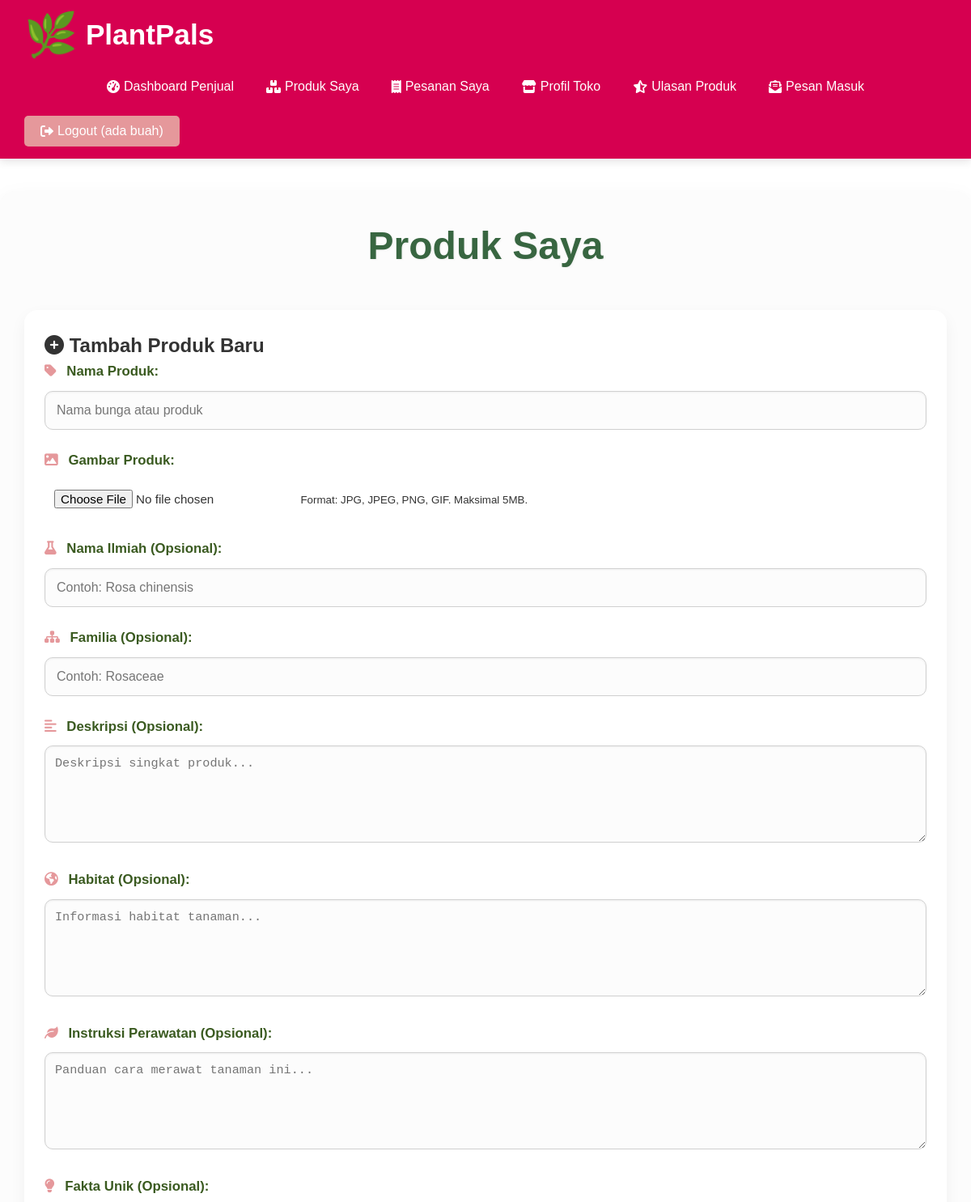
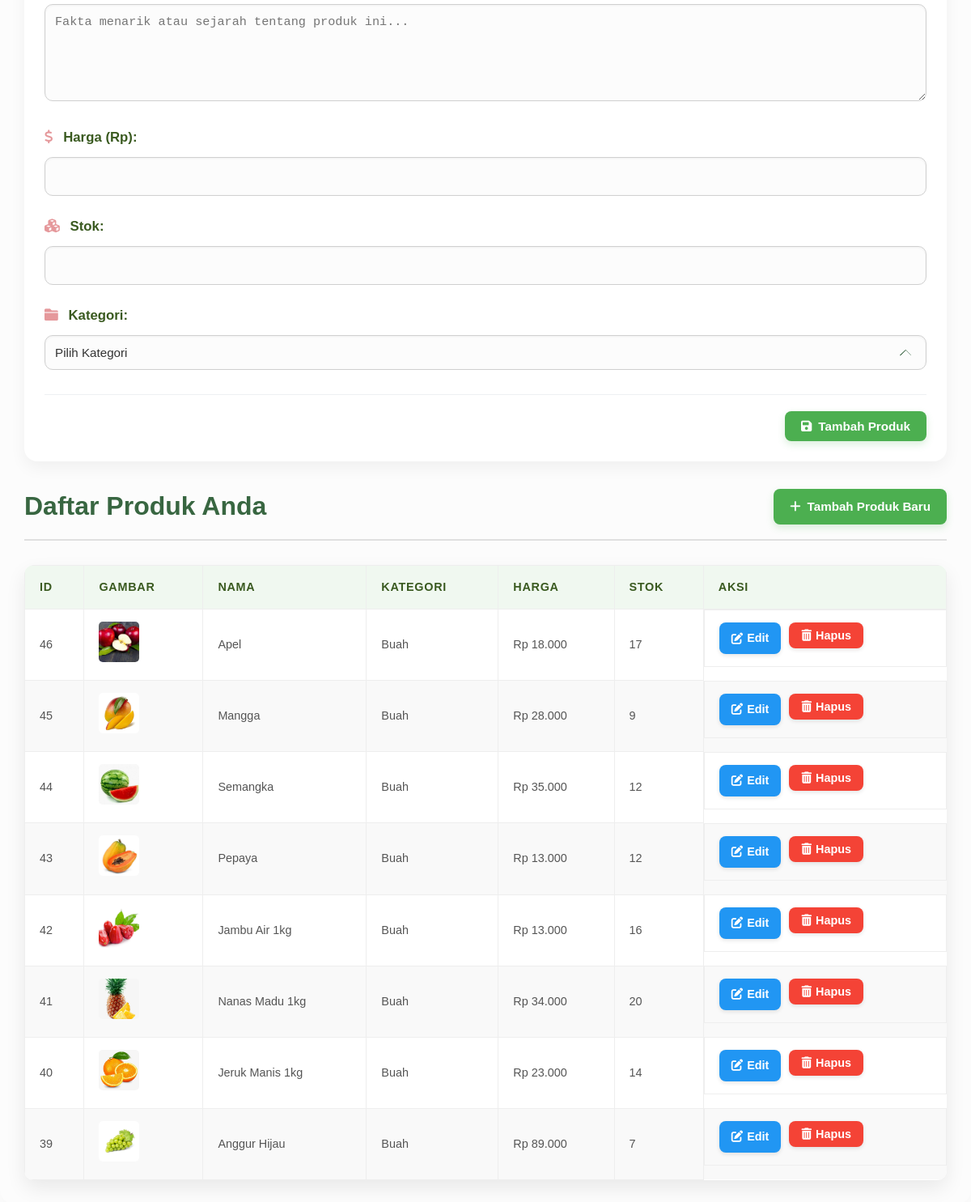
The app's page /seller/products.php (signed in) with its own data (2 pictures, top to bottom).
### tables this page shows
CREATE TABLE `products` (
  `id` int(11) NOT NULL,
  `name` varchar(100) NOT NULL,
  `img` varchar(255) DEFAULT NULL,
  `scientific_name` varchar(100) DEFAULT NULL,
  `family` varchar(100) DEFAULT NULL,
  `description` text DEFAULT NULL,
  `habitat` text DEFAULT NULL,
  `care_instructions` text DEFAULT NULL,
  `unique_fact` text DEFAULT NULL,
  `price` decimal(10,2) NOT NULL,
  `stock` int(11) NOT NULL DEFAULT 0,
  `seller_id` int(11) DEFAULT NULL,
  `category_id` int(11) DEFAULT NULL,
  `created_at` timestamp NOT NULL DEFAULT current_timestamp(),
  `updated_at` timestamp NOT NULL DEFAULT current_timestamp() ON UPDATE current_timestamp()
);

CREATE TABLE `categories` (
  `id` int(11) NOT NULL,
  `name` varchar(255) NOT NULL,
  `description` text DEFAULT NULL,
  `created_at` timestamp NOT NULL DEFAULT current_timestamp()
);

### seller/products.php (the view, shortened to what this page needs)
<?php
require_once ROOT_PATH . 'config.php';
$seller_id = $_SESSION['id'];
$product_to_edit = null;
$products = [];
$sql = "SELECT p.*, c.name as category_name FROM products p LEFT JOIN categories c ON p.category_id = c.id WHERE p.seller_id = ? ORDER BY p.id DESC";
if ($stmt = mysqli_prepare($conn, $sql)) {
    mysqli_stmt_bind_param($stmt, "i", $seller_id);
    mysqli_stmt_execute($stmt);
    $result = mysqli_stmt_get_result($stmt);
    while ($row = mysqli_fetch_assoc($result)) {
        $products[] = $row;
    }
}
?>
<?php require_once ROOT_PATH . 'includes' . DIRECTORY_SEPARATOR . 'header.php'; ?>
    <h1>Produk Saya</h1>
    <div class="product-form-container card-panel">
        <h2><?php echo $product_to_edit ? '<i class="fas fa-edit"></i> Edit Produk' : '<i class="fas fa-plus-circle"></i> Tambah Produk Baru'; ?></h2>
        <form action="products.php" method="post" enctype="multipart/form-data">
            <div class="form-group">
                <label for="name"><i class="fas fa-tag"></i> Nama Produk:</label>
                <input type="text" id="name" name="name" value="<?php echo htmlspecialchars($product_to_edit['name'] ?? ''); ?>" required placeholder="Nama bunga atau produk">
            </div>
            <div class="form-group">
                <label for="product_image"><i class="fas fa-image"></i> Gambar Produk:</label>
                <input type="file" id="product_image" name="product_image" accept="image/*">
                <small>Format: JPG, JPEG, PNG, GIF. Maksimal 5MB.</small>
            </div>
            <div class="form-group">
                <label for="scientific_name"><i class="fas fa-flask"></i> Nama Ilmiah (Opsional):</label>
                <input type="text" id="scientific_name" name="scientific_name" value="<?php echo htmlspecialchars($product_to_edit['scientific_name'] ?? ''); ?>" placeholder="Contoh: Rosa chinensis">
            </div>
            <div class="form-group">
                <label for="family"><i class="fas fa-sitemap"></i> Familia (Opsional):</label>
                <input type="text" id="family" name="family" value="<?php echo htmlspecialchars($product_to_edit['family'] ?? ''); ?>" placeholder="Contoh: Rosaceae">
            </div>
            <div class="form-group">
                <label for="description"><i class="fas fa-align-left"></i> Deskripsi (Opsional):</label>
                <textarea id="description" name="description" placeholder="Deskripsi singkat produk..."><?php echo htmlspecialchars($product_to_edit['description'] ?? ''); ?></textarea>
            </div>
            <div class="form-group">
                <label for="habitat"><i class="fas fa-globe-americas"></i> Habitat (Opsional):</label>
                <textarea id="habitat" name="habitat" placeholder="Informasi habitat tanaman..."><?php echo htmlspecialchars($product_to_edit['habitat'] ?? ''); ?></textarea>
            </div>
            <div class="form-group">
                <label for="care_instructions"><i class="fas fa-leaf"></i> Instruksi Perawatan (Opsional):</label>
                <textarea id="care_instructions" name="care_instructions" placeholder="Panduan cara merawat tanaman ini..."><?php echo htmlspecialchars($product_to_edit['care_instructions'] ?? ''); ?></textarea>
            </div>
            <div class="form-group">
                <label for="unique_fact"><i class="fas fa-lightbulb"></i> Fakta Unik (Opsional):</label>
                <textarea id="unique_fact" name="unique_fact" placeholder="Fakta menarik atau sejarah tentang produk ini..."><?php echo htmlspecialchars($product_to_edit['unique_fact'] ?? ''); ?></textarea>
            </div>
            <div class="form-group">
                <label for="price"><i class="fas fa-dollar-sign"></i> Harga (Rp):</label>
                <input type="number" id="price" name="price" step="any" value="<?php echo htmlspecialchars($product_to_edit['price'] ?? ''); ?>" required min="0">
            </div>
            <div class="form-group">
                <label for="stock"><i class="fas fa-cubes"></i> Stok:</label>
                <input type="number" id="stock" name="stock" value="<?php echo htmlspecialchars($product_to_edit['stock'] ?? ''); ?>" required min="0">
            </div>
            <div class="form-group">
                <label for="category_id"><i class="fas fa-folder"></i> Kategori:</label>
                <select id="category_id" name="category_id" required>
                    <option value="">Pilih Kategori</option>
                </select>
            </div>
            <div class="form-action-btns">
                <button type="submit" class="submit-btn"><i class="fas fa-save"></i> <?php echo $product_to_edit ? 'Update Produk' : 'Tambah Produk'; ?></button>
            </div>
        </form>
    </div>
    <div class="section-header">
        <h2>Daftar Produk Anda</h2>
        <a href="products.php" class="add-new-btn"><i class="fas fa-plus"></i> Tambah Produk Baru</a>
    </div>
    <table class="data-table">
        <thead>
            <tr>
                <th>ID</th>
                <th>Gambar</th>
                <th>Nama</th>
                <th>Kategori</th>
                <th>Harga</th>
                <th>Stok</th>
                <th>Aksi</th>
            </tr>
        </thead>
        <tbody>
            <?php if (empty($products)): ?>
                <tr><td colspan="7">Anda belum memiliki produk.</td></tr>
            <?php else: ?>
                <?php foreach ($products as $product): ?>
                <tr>
                    <td><?php echo htmlspecialchars($product['id']); ?></td>
                    <td><img src="<?php echo htmlspecialchars($product['img']); ?>" alt="Gambar <?php echo htmlspecialchars($product['name']); ?>" style="width: 50px; height: 50px; object-fit: cover; border-radius: 5px;"></td>
                    <td><?php echo htmlspecialchars($product['name']); ?></td>
                    <td><?php echo htmlspecialchars($product['category_name'] ?? 'N/A'); ?></td>
                    <td>Rp <?php echo number_format($product['price'], 0, ',', '.'); ?></td>
                    <td><?php echo htmlspecialchars($product['stock']); ?></td>
                    <td class="action-buttons">
                        <a href="products.php?edit_id=<?php echo htmlspecialchars($product['id']); ?>" class="edit-btn"><i class="fas fa-edit"></i> Edit</a>
                        <form action="products.php" method="post" style="display:inline-block;">
                            <button type="submit" class="delete-btn" onclick="return confirm('Yakin ingin menghapus produk ini?');"><i class="fas fa-trash-alt"></i> Hapus</button>
                        </form>
                    </td>
                </tr>
                <?php endforeach; ?>
            <?php endif; ?>
        </tbody>
    </table>
<?php require_once ROOT_PATH . 'includes' . DIRECTORY_SEPARATOR . 'footer.php'; ?>

### CSS/main_styles.css (style rules this page uses)
* { box-sizing: border-box; margin: 0; padding: 0; }
body { font-family: 'Poppins', sans-serif; line-height: 1.6; background: linear-gradient(to right, #FFFF); color: #333; min-height: 100vh; display: flex; flex-direction: column; }
h1, h2, h3, h4, h5, h6, .section-heading, .section-sub-title { font-family: 'Montserrat', sans-serif; }
a { color: #D60050; text-decoration: none; transition: color 0.3s ease; }
.card-panel { background: #fff; padding: 30px; border-radius: 12px; box-shadow: 0 5px 15px rgba(0,0,0,0.1); }

### records on screen
products: id "46", img (picture), name "Apel", category.name "Buah", price "18.000", stock "17"
products: id "45", img (picture), name "Mangga", category.name "Buah", price "28.000", stock "9"
products: id "44", img (picture), name "Semangka", category.name "Buah", price "35.000", stock "12"
products: id "43", img (picture), name "Pepaya", category.name "Buah", price "13.000", stock "12"
products: id "42", img (picture), name "Jambu Air 1kg", category.name "Buah", price "13.000", stock "16"
products: id "41", img (picture), name "Nanas Madu 1kg", category.name "Buah", price "34.000", stock "20"
products: id "40", img (picture), name "Jeruk Manis 1kg", category.name "Buah", price "23.000", stock "14"
products: id "39", img (picture), name "Anggur Hijau", category.name "Buah", price "89.000", stock "7"

### other values on screen
$current_username "ada buah"
